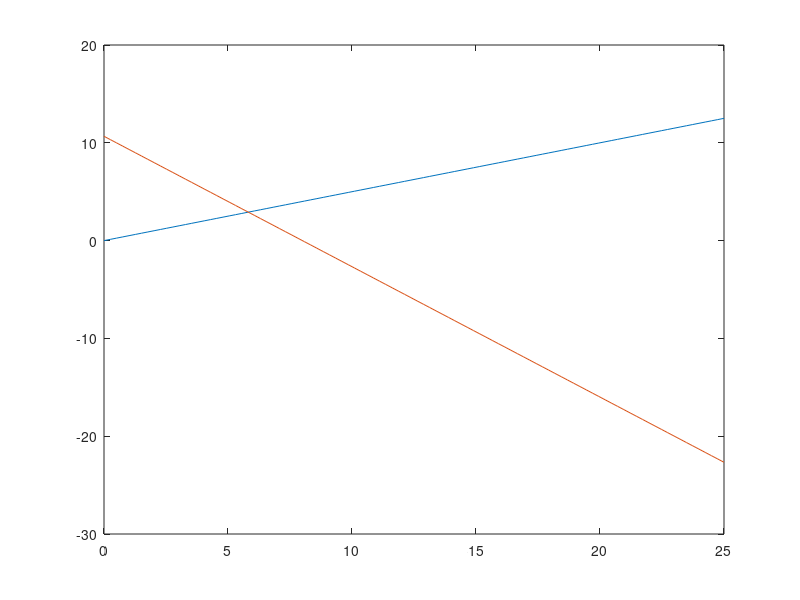

The MATLAB source for this figure:
function  caract()
  
  U = linspace(0,25,100);
  R1 = 2;
  R120 = 0.75;  
  Ee = 8;
 
  for i = 1:100
    if(i == 1)
      I = U(i)/R1;
      Id = (Ee - U(i) )/R120;
    else
      I = [I , U(i)/R1];
      Id = [Id , (Ee - U(i) )/R120];
    endif  
  endfor

  plot(U,I,U,Id);
  
endfunction
